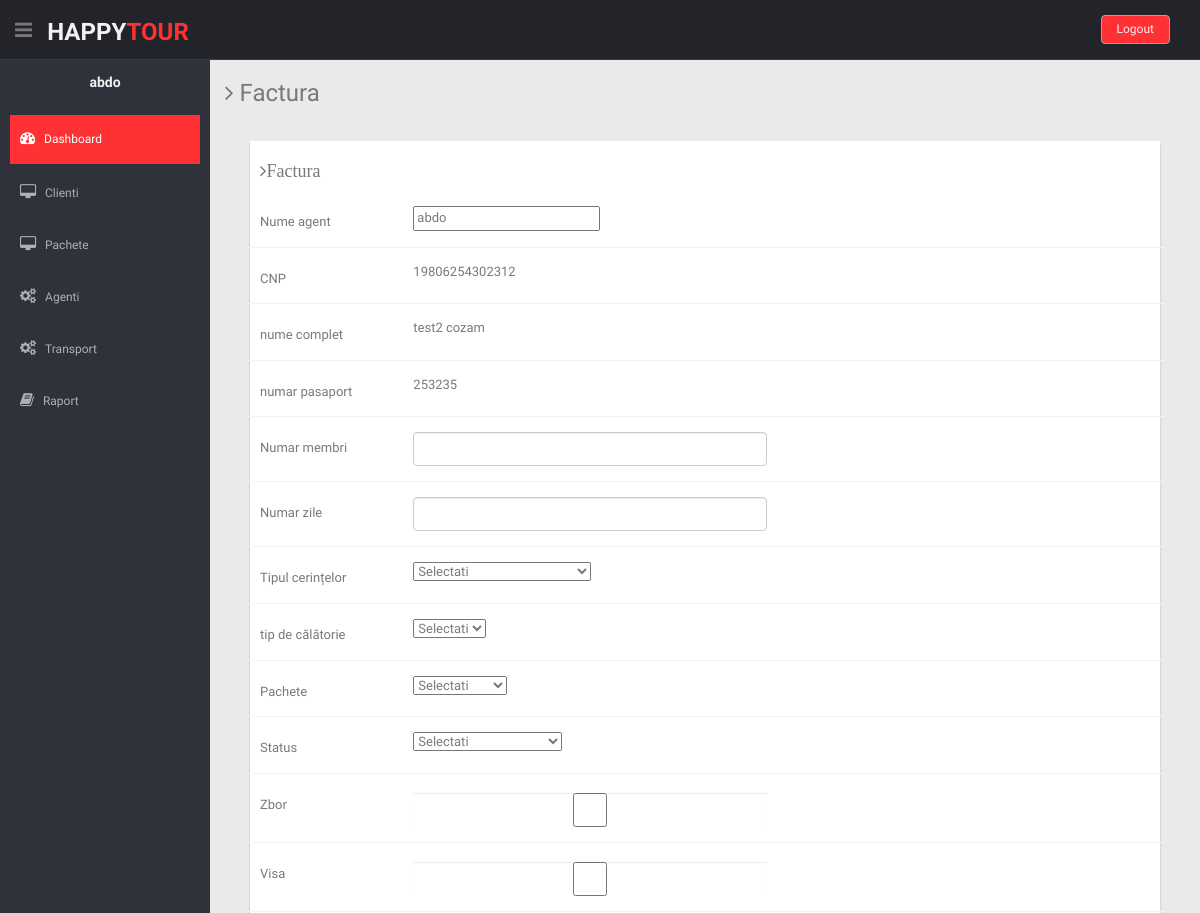
Before: /clientTrip.php?plata=19806254302312 (signed in, upper part) with the older database file.
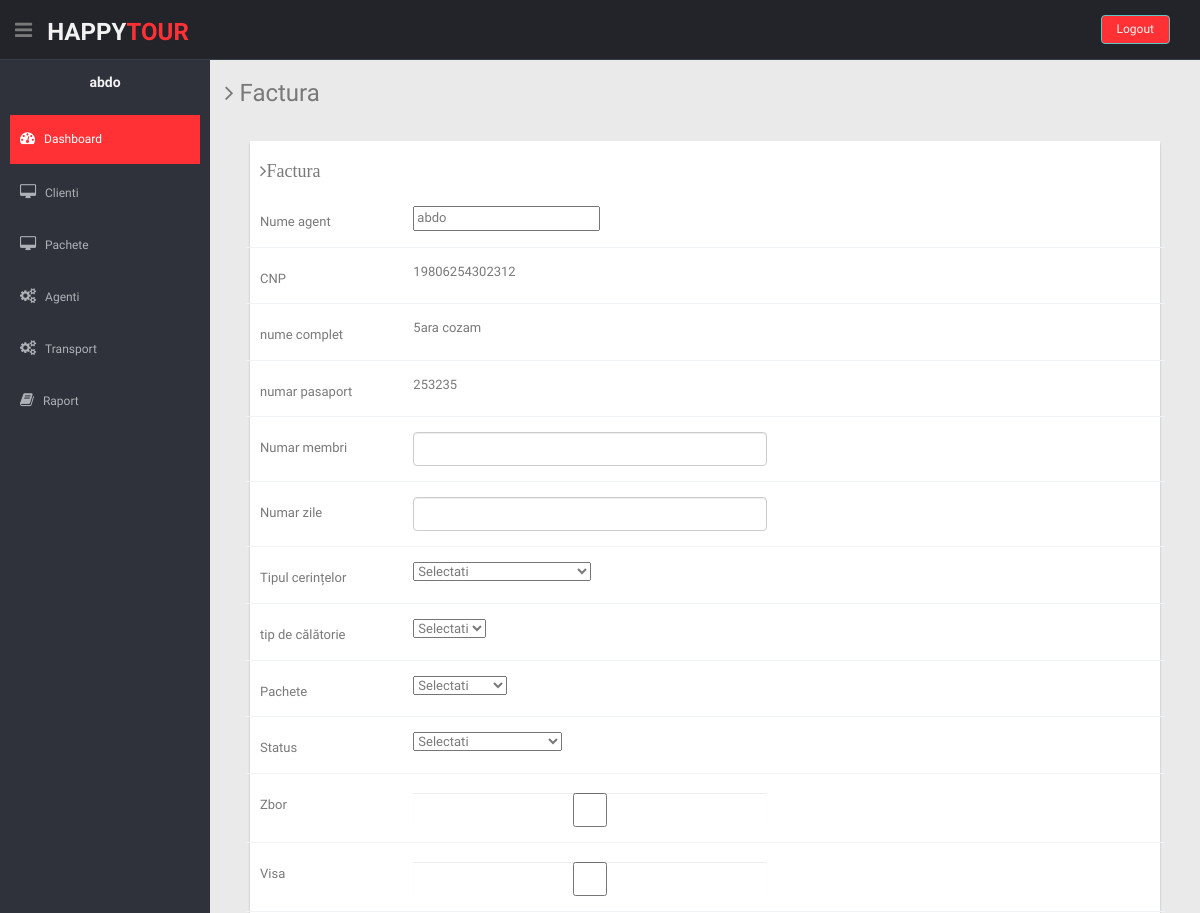
After: the same page with the newer database file.
### tables this page shows
CREATE TABLE `clienti` (
  `id` int(11) NOT NULL,
  `id_agent` int(11) NOT NULL,
  `cnp` varchar(255) NOT NULL,
  `nume` varchar(255) NOT NULL,
  `prenume` varchar(255) NOT NULL,
  `email` varchar(255) NOT NULL,
  `numer_telefon` varchar(15) NOT NULL,
  `oras` varchar(255) NOT NULL,
  `zi_nastere` datetime NOT NULL,
  `apartament` varchar(255) NOT NULL,
  `localitate` varchar(255) NOT NULL,
  `strada` varchar(50) NOT NULL,
  `cod_postal` int(50) NOT NULL,
  `numar_pasaport` varchar(255) NOT NULL,
  `numarVisa` varchar(255) NOT NULL,
  `gender` varchar(255) NOT NULL,
  `data_inregistrare` datetime DEFAULT CURRENT_TIMESTAMP
);

### clientTrip.php (the view, shortened to what the changed rows need)
<?php
 require_once './partials/header.php';
?>
    <?php
            if(isset($_GET['plata'])){
                $cnpId = $_GET['plata'];
                $sql = mysqli_query($link, "SELECT * FROM clienti WHERE cnp = $cnpId");
                while($row = mysqli_fetch_array($sql)) {
                    $cnp = $row['cnp'];
                    $nume = $row['nume'];
                    $prenume = $row['prenume'];
                    $numarPasaport = $row['numar_pasaport'];
                }
            }
    ?>
    <section id="main-content">
      <section class="wrapper">
        <div class="row mt">
          <div class="col-lg-12">
            <div class="col-lg-12">
                <div class="form-panel">
                <form class="form-horizontal style-form" action="submitForm.php" method="post">
                    <div class="form-group">
                        <div class="col-sm-5">
                            <label name="cnp" class="col-form-label"><?php echo $cnp ?></label>
                        </div>
                    </div>
                    <div class="form-group">
                        <div class="col-sm-5">
                            <label name="nume complet"><?php echo $nume . " ". $prenume ?></label>
                        </div>
                    </div>
                    <div class="form-group">
                        <div class="col-sm-5">
                            <label  name="numarPasaport"><?php echo $numarPasaport ?></label>
                        </div>
                    </div>
                </form>
                </div>
            </div>
          </div>
        </div>
      </section>
    </section>
    <?php require_once './partials/footer.php' ?>

Changed rows visible on the page:
changed clienti "cozam": nume "test2" → "5ara"
